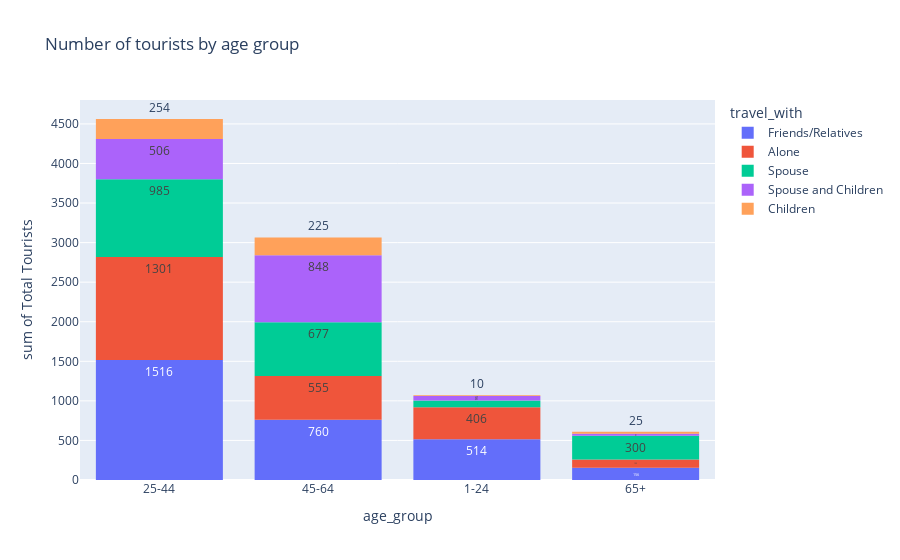

The code cell stored with this chart in its notebook:
### Code cell
px.histogram(df[['age_group','Total_travelers','travel_with']].groupby(['age_group','travel_with']).agg({"Total_travelers": sum}).sort_values('Total_travelers',ascending=False).reset_index(),
x='age_group', y = 'Total_travelers',color='travel_with',text_auto=True,title='Number of tourists by age group',
labels=dict(Total_travelers='Total Tourists'))

### Figure 1 — Plotly figure (JSON) as saved in the notebook; plotly's stock layout.template omitted (floating-point values rounded to 4 significant figures)
{"data": [{"alignmentgroup": "True", "bingroup": "x", "histfunc": "sum", "hovertemplate": "travel_with=Friends/Relatives<br>age_group=%{x}<br>sum of Total Tourists=%{y}<extra></extra>", "legendgroup": "Friends/Relatives", "marker": {"color": "#636efa", "pattern": {"shape": ""}}, "name": "Friends/Relatives", "offsetgroup": "Friends/Relatives", "orientation": "v", "showlegend": true, "texttemplate": "%{value}", "type": "histogram", "x": ["25-44", "45-64", "1-24", "65+"], "xaxis": "x", "y": [1516, 760, 514, 156], "yaxis": "y"}, {"alignmentgroup": "True", "bingroup": "x", "histfunc": "sum", "hovertemplate": "travel_with=Alone<br>age_group=%{x}<br>sum of Total Tourists=%{y}<extra></extra>", "legendgroup": "Alone", "marker": {"color": "#EF553B", "pattern": {"shape": ""}}, "name": "Alone", "offsetgroup": "Alone", "orientation": "v", "showlegend": true, "texttemplate": "%{value}", "type": "histogram", "x": ["25-44", "45-64", "1-24", "65+"], "xaxis": "x", "y": [1301, 555, 406, 103], "yaxis": "y"}, {"alignmentgroup": "True", "bingroup": "x", "histfunc": "sum", "hovertemplate": "travel_with=Spouse<br>age_group=%{x}<br>sum of Total Tourists=%{y}<extra></extra>", "legendgroup": "Spouse", "marker": {"color": "#00cc96", "pattern": {"shape": ""}}, "name": "Spouse", "offsetgroup": "Spouse", "orientation": "v", "showlegend": true, "texttemplate": "%{value}", "type": "histogram", "x": ["25-44", "45-64", "65+", "1-24"], "xaxis": "x", "y": [985, 677, 300, 85], "yaxis": "y"}, {"alignmentgroup": "True", "bingroup": "x", "histfunc": "sum", "hovertemplate": "travel_with=Spouse and Children<br>age_group=%{x}<br>sum of Total Tourists=%{y}<extra></extra>", "legendgroup": "Spouse and Children", "marker": {"color": "#ab63fa", "pattern": {"shape": ""}}, "name": "Spouse and Children", "offsetgroup": "Spouse and Children", "orientation": "v", "showlegend": true, "texttemplate": "%{value}", "type": "histogram", "x": ["45-64", "25-44", "1-24", "65+"], "xaxis": "x", "y": [848, 506, 56, 26], "yaxis": "y"}, {"alignmentgroup": "True", "bingroup": "x", "histfunc": "sum", "hovertemplate": "travel_with=Children<br>age_group=%{x}<br>sum of Total Tourists=%{y}<extra></extra>", "legendgroup": "Children", "marker": {"color": "#FFA15A", "pattern": {"shape": ""}}, "name": "Children", "offsetgroup": "Children", "orientation": "v", "showlegend": true, "texttemplate": "%{value}", "type": "histogram", "x": ["25-44", "45-64", "65+", "1-24"], "xaxis": "x", "y": [254, 225, 25, 10], "yaxis": "y"}], "layout": {"barmode": "relative", "legend": {"title": {"text": "travel_with"}, "tracegroupgap": 0}, "title": {"text": "Number of tourists by age group"}, "xaxis": {"anchor": "y", "domain": [0, 1], "title": {"text": "age_group"}}, "yaxis": {"anchor": "x", "domain": [0, 1], "title": {"text": "sum of Total Tourists"}}}}
